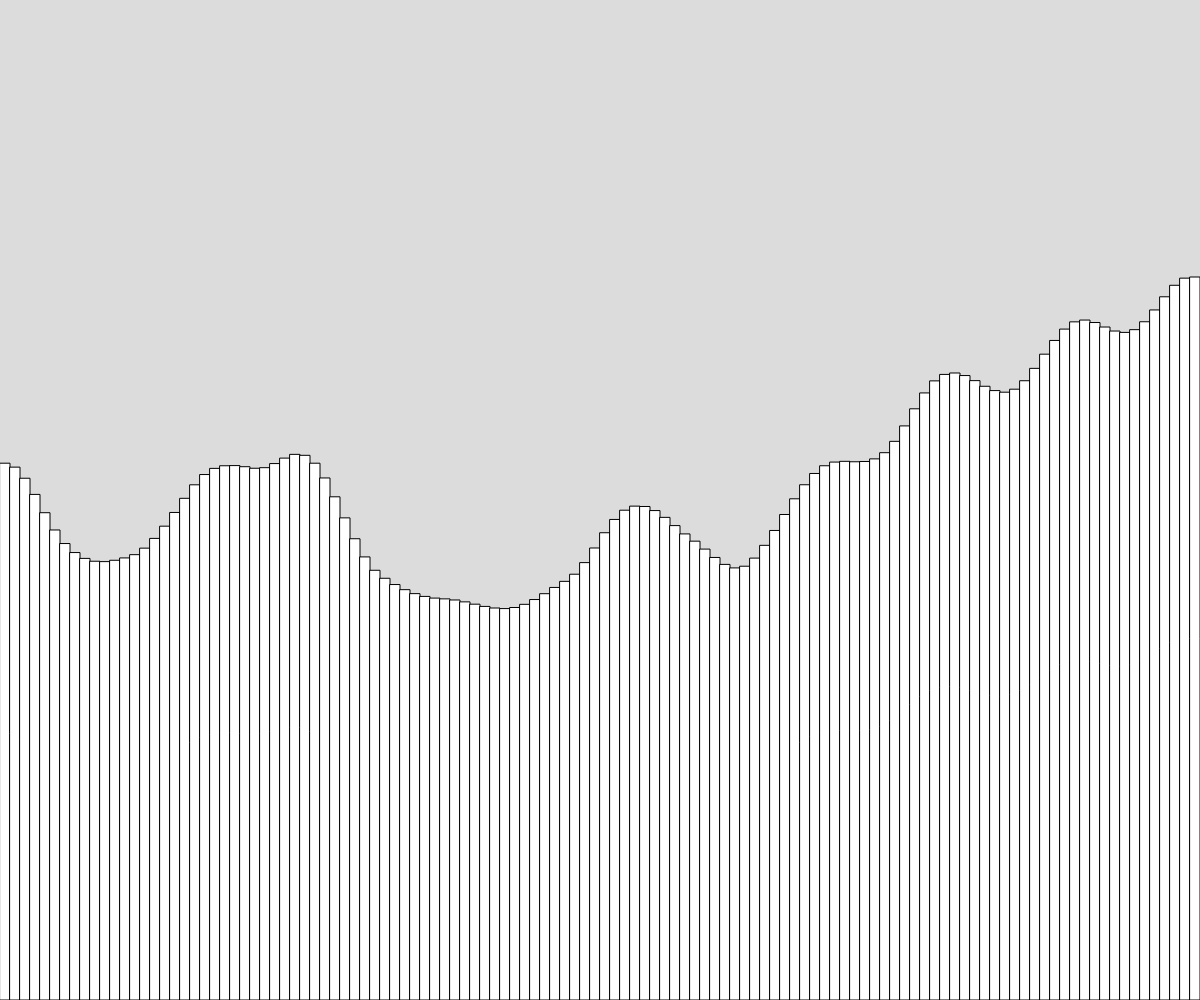
Frame 1 (no input)
Frame 60 (no input): identical to frame 1, image omitted
Frame 120 (the mouse pressed at the canvas centre since frame 60): identical to frame 1, image omitted

The p5.js sketch that drew this single still picture (run headless with seeded random() and noise() and a simulated clock; from frame 60 on, the mouse is pressed at the canvas centre):

// p5.js sketch
// ── sketch.js
// Terrain
// Kyle D
// March 9th, 2020

let rectTime = 0;
let newWidth = 10;
function setup() {
  createCanvas(windowWidth, windowHeight);
  rectMode(CORNERS);
  
  
}

function keyPressed(){
  if ( keyCode === RIGHT_ARROW) {
    newWidth += 3;
  }
  else if ( keyCode === LEFT_ARROW) {
    newWidth -= 3;
    if (newWidth <= 0)
    newWidth += 1;
  }
}


function generateTerrain() {
  
  for (let i = 0; i < width; i += newWidth) {
    rectHeight = noise(rectTime);
    rectHeight = map(rectHeight, 0, 1, 0, height);
    rect(i, height, i + newWidth, rectHeight);
    rectTime += 0.02;
    
  }
}

function draw() {
  rectTime = 10;
  background(220);
  generateTerrain();

}
